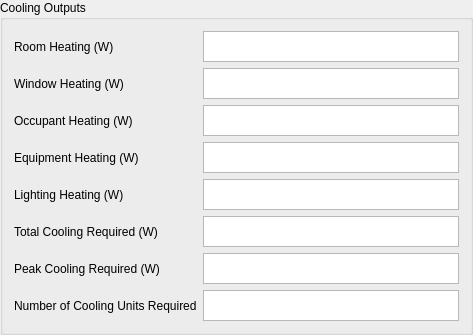
         <widget class="QGroupBox" name="groupBox_4">
          <property name="title">
           <string>Cooling Outputs</string>
          </property>
          <layout class="QGridLayout" name="gridLayout_4">
           <item row="3" column="0">
            <widget class="QLabel" name="label_16">
             <property name="text">
              <string>Equipment Heating (W)</string>
             </property>
             <property name="buddy">
              <cstring>OutEquipmentHeatHC</cstring>
             </property>
            </widget>
           </item>
           <item row="5" column="1">
            <widget class="QTextBrowser" name="OutTotalCoolHC">
             <property name="sizePolicy">
              <sizepolicy hsizetype="Expanding" vsizetype="Fixed">
               <horstretch>0</horstretch>
               <verstretch>0</verstretch>
              </sizepolicy>
             </property>
             <property name="maximumSize">
              <size>
               <width>16777215</width>
               <height>31</height>
              </size>
             </property>
             <property name="verticalScrollBarPolicy">
              <enum>Qt::ScrollBarPolicy::ScrollBarAlwaysOff</enum>
             </property>
            </widget>
           </item>
           <item row="1" column="1">
            <widget class="QTextBrowser" name="OutWindowHeatHC">
             <property name="sizePolicy">
              <sizepolicy hsizetype="Expanding" vsizetype="Fixed">
               <horstretch>0</horstretch>
               <verstretch>0</verstretch>
              </sizepolicy>
             </property>
             <property name="maximumSize">
              <size>
               <width>16777215</width>
               <height>31</height>
              </size>
             </property>
             <property name="verticalScrollBarPolicy">
              <enum>Qt::ScrollBarPolicy::ScrollBarAlwaysOff</enum>
             </property>
            </widget>
           </item>
           <item row="1" column="0">
            <widget class="QLabel" name="label_14">
             <property name="text">
              <string>Window Heating (W)</string>
             </property>
             <property name="buddy">
              <cstring>OutWindowHeatHC</cstring>
             </property>
            </widget>
           </item>
           <item row="7" column="1">
            <widget class="QTextBrowser" name="OutCoolUnitsHC">
             <property name="sizePolicy">
              <sizepolicy hsizetype="Expanding" vsizetype="Fixed">
               <horstretch>0</horstretch>
               <verstretch>0</verstretch>
              </sizepolicy>
             </property>
             <property name="maximumSize">
              <size>
               <width>16777215</width>
               <height>31</height>
              </size>
             </property>
             <property name="verticalScrollBarPolicy">
              <enum>Qt::ScrollBarPolicy::ScrollBarAlwaysOff</enum>
             </property>
            </widget>
           </item>
           <item row="4" column="0">
            <widget class="QLabel" name="label_17">
             <property name="text">
              <string>Lighting Heating (W)</string>
             </property>
             <property name="buddy">
              <cstring>OutLightHeatHC</cstring>
             </property>
            </widget>
           </item>
           <item row="2" column="1">
            <widget class="QTextBrowser" name="OutOccupantHeatHC">
             <property name="sizePolicy">
              <sizepolicy hsizetype="Expanding" vsizetype="Fixed">
               <horstretch>0</horstretch>
               <verstretch>0</verstretch>
              </sizepolicy>
             </property>
             <property name="maximumSize">
              <size>
               <width>16777215</width>
               <height>31</height>
              </size>
             </property>
             <property name="verticalScrollBarPolicy">
              <enum>Qt::ScrollBarPolicy::ScrollBarAlwaysOff</enum>
             </property>
            </widget>
           </item>
           <item row="2" column="0">
            <widget class="QLabel" name="label_15">
             <property name="text">
              <string>Occupant Heating (W)</string>
             </property>
             <property name="buddy">
              <cstring>OutOccupantHeatHC</cstring>
             </property>
            </widget>
           </item>
           <item row="0" column="0">
            <widget class="QLabel" name="label_13">
             <property name="text">
              <string>Room Heating (W)</string>
             </property>
             <property name="buddy">
              <cstring>OutRoomHeatHC</cstring>
             </property>
            </widget>
           </item>
           <item row="3" column="1">
            <widget class="QTextBrowser" name="OutEquipmentHeatHC">
             <property name="sizePolicy">
              <sizepolicy hsizetype="Expanding" vsizetype="Fixed">
               <horstretch>0</horstretch>
               <verstretch>0</verstretch>
              </sizepolicy>
             </property>
             <property name="maximumSize">
              <size>
               <width>16777215</width>
               <height>31</height>
              </size>
             </property>
             <property name="verticalScrollBarPolicy">
              <enum>Qt::ScrollBarPolicy::ScrollBarAlwaysOff</enum>
             </property>
            </widget>
           </item>
           <item row="0" column="1">
            <widget class="QTextBrowser" name="OutRoomHeatHC">
             <property name="enabled">
              <bool>true</bool>
             </property>
             <property name="sizePolicy">
              <sizepolicy hsizetype="Expanding" vsizetype="Fixed">
               <horstretch>0</horstretch>
               <verstretch>0</verstretch>
              </sizepolicy>
             </property>
             <property name="maximumSize">
              <size>
               <width>16777215</width>
               <height>31</height>
              </size>
             </property>
             <property name="verticalScrollBarPolicy">
              <enum>Qt::ScrollBarPolicy::ScrollBarAlwaysOff</enum>
             </property>
             <property name="lineWrapMode">
              <enum>QTextEdit::LineWrapMode::WidgetWidth</enum>
             </property>
            </widget>
           </item>
           <item row="6" column="0">
            <widget class="QLabel" name="label_19">
             <property name="text">
              <string>Peak Cooling Required (W)</string>
             </property>
             <property name="buddy">
              <cstring>OutPeakCoolHC</cstring>
             </property>
            </widget>
           </item>
           <item row="7" column="0">
            <widget class="QLabel" name="label_20">
             <property name="text">
              <string>Number of Cooling Units Required</string>
             </property>
             <property name="buddy">
              <cstring>OutCoolUnitsHC</cstring>
             </property>
            </widget>
           </item>
           <item row="4" column="1">
            <widget class="QTextBrowser" name="OutLightHeatHC">
             <property name="sizePolicy">
              <sizepolicy hsizetype="Expanding" vsizetype="Fixed">
               <horstretch>0</horstretch>
               <verstretch>0</verstretch>
              </sizepolicy>
             </property>
             <property name="maximumSize">
              <size>
               <width>16777215</width>
               <height>31</height>
              </size>
             </property>
             <property name="verticalScrollBarPolicy">
              <enum>Qt::ScrollBarPolicy::ScrollBarAlwaysOff</enum>
             </property>
            </widget>
           </item>
           <item row="5" column="0">
            <widget class="QLabel" name="label_18">
             <property name="text">
              <string>Total Cooling Required (W)</string>
             </property>
             <property name="buddy">
              <cstring>OutTotalCoolHC</cstring>
             </property>
            </widget>
           </item>
           <item row="6" column="1">
            <widget class="QTextBrowser" name="OutPeakCoolHC">
             <property name="sizePolicy">
              <sizepolicy hsizetype="Expanding" vsizetype="Fixed">
               <horstretch>0</horstretch>
               <verstretch>0</verstretch>
              </sizepolicy>
             </property>
             <property name="maximumSize">
              <size>
               <width>16777215</width>
               <height>31</height>
              </size>
             </property>
             <property name="verticalScrollBarPolicy">
              <enum>Qt::ScrollBarPolicy::ScrollBarAlwaysOff</enum>
             </property>
            </widget>
           </item>
          </layout>
         </widget>
